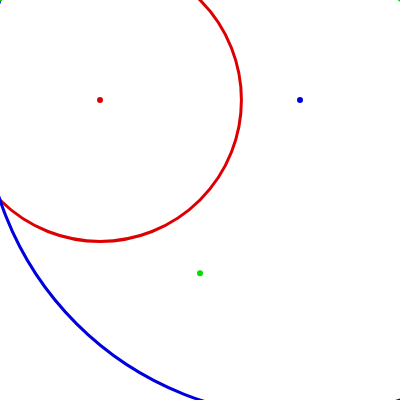
Frame 1 (no input)
Frame 60 (no input): identical to frame 1, image omitted
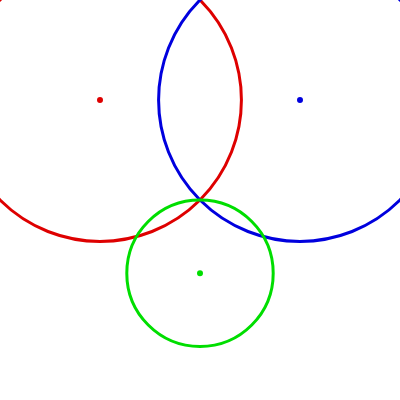
Frame 120 (the mouse pressed at the canvas centre since frame 60)

The p5.js sketch that drew these frames (run headless with seeded random() and noise() and a simulated clock; from frame 60 on, the mouse is pressed at the canvas centre):

// p5.js sketch
// ── sketch.js
function setup(){createCanvas(0x190,0x190);}function draw(){background(0xff);noFill();stroke(0xde,0x0,0x0);drawCircle(0x64,0x64);stroke(0x0,0x0,0xde);drawCircle(0x12c,0x64);stroke(0x0,0xde,0x0);drawCircle(0xc8,0x64+0x64*sqrt(0x3));}function drawCircle(_0x44c751,_0x4a4b74){strokeWeight(0x3);ellipse(_0x44c751,_0x4a4b74,0x3,0x3);var _0x40c23c=dist(mouseX,mouseY,_0x44c751,_0x4a4b74);ellipse(_0x44c751,_0x4a4b74,0x2*_0x40c23c);}
// ── nob.js
function setup() {
  createCanvas(400, 400);
}

function draw() {
  background(255);
  noFill();
  
  stroke(222,0,0);
  drawCircle(100,100);
  
  
  stroke(0,0,222);
  drawCircle(300,100);
  
  
  stroke(0,222,0);
  drawCircle(200,100+100*sqrt(3));
}

function drawCircle(x,y){
  strokeWeight(3);
  ellipse(x,y,3,3);
 var d = dist(mouseX,mouseY,x,y);
  ellipse(x,y,2*d);
}
